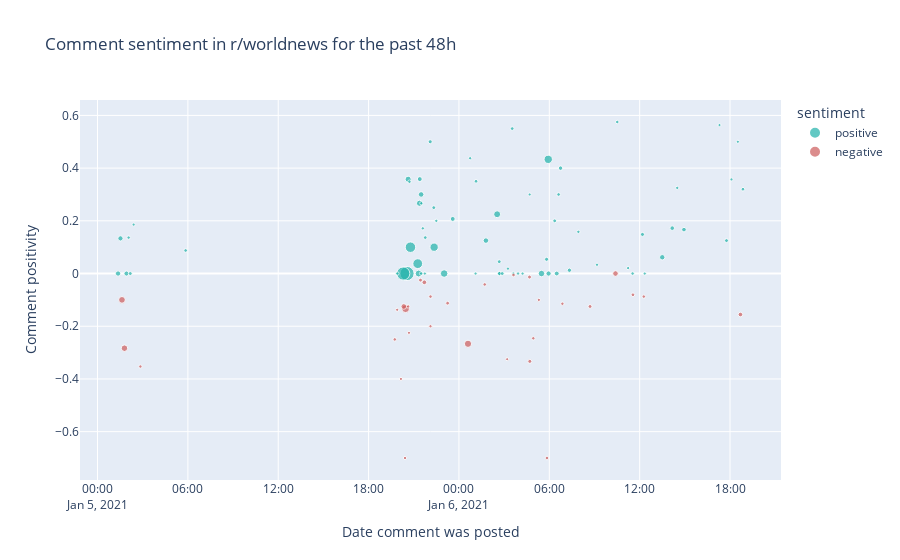

The cell this chart's notebook holds for it:
### Code cell
#make visual with plotly
px.scatter(df, x="date", # date on the x axis
               y="sentiment_polarity", # sentiment on the y axis
               hover_data=["author", "permalink", "preview"], # data to show on hover
               color_discrete_sequence=["lightseagreen", "indianred"], # colors to use
               color="sentiment", # what should the color depend on?
               size="score", # the more votes, the bigger the circle
               size_max=10, # not too big
               labels={"sentiment_polarity": "Comment positivity", "date": "Date comment was posted"}, # axis names
               title=f"Comment sentiment in r/worldnews for the past 48h", # title of figure
          )

### Figure 1 — Plotly figure (JSON) as saved in the notebook; plotly's stock layout.template omitted (floating-point values rounded to 4 significant figures; data arrays with more than 128 entries replaced by an {"elided": "..."} marker saying what was removed)
{"data": [{"customdata": {"elided": "69x3 str values"}, "hovertemplate": "sentiment=positive<br>Date comment was posted=%{x}<br>Comment positivity=%{y}<br>score=%{marker.size}<br>author=%{customdata[0]}<br>permalink=%{customdata[1]}<br>preview=%{customdata[2]}<extra></extra>", "legendgroup": "positive", "marker": {"color": "lightseagreen", "size": [2416, 2106, 1339, 1156, 844, 841, 692, 582, 576, 513, 456, 451, 378, 370, 356, 342, 333, 331, 311, 293, 290, 289, 257, 256, 242, 223, 218, 218, 201, 199, 197, 190, 183, 181, 179, 175, 174, 168, 165, 165, 163, 160, 156, 154, 151, 150, 148, 145, 140, 139, 139, 135, 135, 135, 135, 133, 131, 130, 130, 128, 128, 128, 126, 126, 118, 118, 117, 115, 115], "sizemode": "area", "sizeref": 24.16, "symbol": "circle"}, "mode": "markers", "name": "positive", "orientation": "v", "showlegend": true, "type": "scatter", "x": ["2021-01-05T20:33:16", "2021-01-05T20:17:59", "2021-01-05T20:46:47", "2021-01-05T21:15:48", "2021-01-06T05:55:47", "2021-01-05T22:21:07", "2021-01-05T23:00:58", "2021-01-06T02:32:12", "2021-01-05T21:19:28", "2021-01-06T05:28:51", "2021-01-05T21:22:54", "2021-01-05T20:37:35", "2021-01-05T21:29:24", "2021-01-06T01:47:27", "2021-01-06T13:30:04", "2021-01-05T01:21:48", "2021-01-06T05:57:09", "2021-01-05T01:31:24", "2021-01-05T01:55:21", "2021-01-05T23:35:13", "2021-01-05T21:23:56", "2021-01-06T06:29:43", "2021-01-06T14:56:33", "2021-01-06T14:09:48", "2021-01-06T06:44:51", "2021-01-06T07:20:06", "2021-01-06T02:41:18", "2021-01-06T02:42:17", "2021-01-05T22:05:28", "2021-01-06T05:49:14", "2021-01-06T12:11:11", "2021-01-05T02:10:32", "2021-01-06T02:52:26", "2021-01-06T17:46:03", "2021-01-06T02:40:33", "2021-01-06T06:21:28", "2021-01-05T22:19:47", "2021-01-06T01:08:08", "2021-01-06T18:51:33", "2021-01-06T03:32:12", "2021-01-05T21:45:47", "2021-01-05T05:51:05", "2021-01-06T06:37:03", "2021-01-05T21:29:47", "2021-01-06T11:31:59", "2021-01-06T10:30:52", "2021-01-05T19:54:27", "2021-01-05T20:42:56", "2021-01-06T03:55:31", "2021-01-05T02:03:56", "2021-01-06T03:36:52", "2021-01-05T21:36:06", "2021-01-05T22:29:55", "2021-01-06T14:29:46", "2021-01-06T07:55:53", "2021-01-05T21:30:16", "2021-01-06T00:44:31", "2021-01-06T09:10:03", "2021-01-06T11:14:04", "2021-01-05T21:44:06", "2021-01-06T04:13:31", "2021-01-06T12:20:15", "2021-01-06T01:06:15", "2021-01-06T03:15:15", "2021-01-06T18:31:15", "2021-01-06T17:18:08", "2021-01-05T02:23:55", "2021-01-06T04:41:52", "2021-01-06T18:05:50"], "xaxis": "x", "y": [0, 0, 0.1, 0.0375, 0.4333, 0.1, 3.701e-17, 0.225, 0, 0, 0.2667, 0.3579, 0.3, 0.125, 0.06167, 0, 0, 0.1333, 0, 0.2071, 0.3583, 0, 0.1667, 0.1722, 0.4, 0.0125, 0, 0, 0.5, 0.054, 0.1484, 0, 0, 0.125, 0.04497, 0.2, 0.25, 0.35, 0.32, 0.55, 0.1364, 0.0875, 0.3, 0, 0, 0.575, 0, 0.3483, 0, 0.1364, 0, 0.1714, 0.2, 0.325, 0.1583, 0.2667, 0.4375, 0.03333, 0.02067, 0, 0, 0, 0, 0.0185, 0.5, 0.5633, 0.1857, 0.3, 0.3571], "yaxis": "y"}, {"customdata": [["SpankThuMonkey", "/r/worldnews/comments/kr563k/no_τrump_wont_be_golfing_in_scotland_on/gi7wgck/", "I’ve known fellow Scots on all sides of the politi"], ["Whiskey-Weather", "/r/worldnews/comments/kr563k/no_τrump_wont_be_golfing_in_scotland_on/gi8xkwe/", "American here, seeing how the Scots feel about Tru"], ["SexLiesAndExercise", "/r/worldnews/comments/kqedv7/scottish_national_party_mp_margaret_ferrier_has/gi4sq2t/", "Likewise.\n\nAlso worth pointing out that the SNP ha"], ["Enkundae", "/r/worldnews/comments/kqedv7/scottish_national_party_mp_margaret_ferrier_has/gi4tvtt/", "“She fucked up and she was correctly held accounta"], ["maqcky", "/r/worldnews/comments/krfltw/who_team_blocked_from_entering_china_to_study/giah385/", "That's exactly what Germany did with their camps b"], ["shillyshally", "/r/worldnews/comments/kr563k/no_τrump_wont_be_golfing_in_scotland_on/gi7vb4j/", "Can he just 'stay there'? Wouldn't he need a visa "], ["domine18", "/r/worldnews/comments/kr563k/no_τrump_wont_be_golfing_in_scotland_on/gi881jm/", "He just got over half a billion from his minions t"], ["arcalumis", "/r/worldnews/comments/krsu0v/brazilian_beef_farms_used_workers_kept_in/gibwybr/", "Brazilian beef farmers also tear down rainforest l"], ["i_broke_wahoos_leg", "/r/worldnews/comments/krfltw/who_team_blocked_from_entering_china_to_study/gi9r1dd/", "Shame. Serious question, what is China's history o"], ["go_birds_72", "/r/worldnews/comments/krge72/xi_jinping_orders_chinas_military_to_be_ready_for/gi9qwii/", "I mean.. that’s what militaries are for, right?"], ["irish91", "/r/worldnews/comments/krcjyc/germany_catholic_officials_ask_reporters_for/giaaxsi/", "I'm sorry to hear this. My grandmother was the sam"], ["Xenomemphate", "/r/worldnews/comments/kr563k/no_τrump_wont_be_golfing_in_scotland_on/gi85oy8/", "The usual Trump - Promising jobs and income, faili"], ["Lev1a", "/r/worldnews/comments/kr563k/no_τrump_wont_be_golfing_in_scotland_on/gi8m56x/", "Why don't you guys both \"meet in the middle\" and j"], ["Vik1ng", "/r/worldnews/comments/krcjyc/germany_catholic_officials_ask_reporters_for/gi9y4k0/", "The church commissioned a report. Then didn't publ"], ["ratataisbest", "/r/worldnews/comments/krjuuq/new_zealands_covid_response_was_so_good_mortality/gialf7s/", "That's what happens when you shut down everything."], ["tammage", "/r/worldnews/comments/krcjyc/germany_catholic_officials_ask_reporters_for/gi9jiql/", "My dad spent years in a home run by the Catholic C"], ["BrownSugarBare", "/r/worldnews/comments/kr563k/no_τrump_wont_be_golfing_in_scotland_on/gi8bucz/", "Not surprised at all he'll attempt to flee. Howeve"], ["urjstgonnabremoved", "/r/worldnews/comments/krcjyc/germany_catholic_officials_ask_reporters_for/gi95jsq/", "&gt;Church representatives said they would show jo"], ["White_Freckles", "/r/worldnews/comments/kr563k/no_τrump_wont_be_golfing_in_scotland_on/gi7p3jb/", "He's going to deny it was his plan, \"fake news tot"], ["JohnnyZepp", "/r/worldnews/comments/krcjyc/germany_catholic_officials_ask_reporters_for/gi9skxe/", "I just don’t get it. How hard is it NOT to fuck ch"], ["SteveBored", "/r/worldnews/comments/krjuuq/new_zealands_covid_response_was_so_good_mortality/giaodci/", "I left NZ for Texas. Now my wife had to have an em"], ["bearcat42", "/r/worldnews/comments/krcjyc/germany_catholic_officials_ask_reporters_for/gia3ajh/", "The journalists will disregard the NDA, which iana"], ["wave_PhD", "/r/worldnews/comments/kr563k/no_τrump_wont_be_golfing_in_scotland_on/gi7w3wq/", "He should have been in a prison cell for obstructi"], ["babywraith", "/r/worldnews/comments/kr563k/no_τrump_wont_be_golfing_in_scotland_on/gi7y2az/", "Why do I feel like he's gonna get away with this l"], ["wodon", "/r/worldnews/comments/kqedv7/scottish_national_party_mp_margaret_ferrier_has/gi51cp2/", "It's such an insane excuse.\n\nIf she had been spott"], ["Romeo9594", "/r/worldnews/comments/kr563k/no_τrump_wont_be_golfing_in_scotland_on/gi8btxt/", "I have a feeling that while a solid chunk of that "], ["robbie-3x", "/r/worldnews/comments/kr563k/no_τrump_wont_be_golfing_in_scotland_on/gi9uyb0/", "I like the guy who bought a square foot or somethi"], ["urkldajrkl", "/r/worldnews/comments/kr4zry/china_blocks_who_investigators_access_to_wuhan/gi7tj23/", "The Pooh lies.  The Pooh is a worthless travesty o"], ["AdvancedAdvance", "/r/worldnews/comments/kr563k/no_τrump_wont_be_golfing_in_scotland_on/gi7qw2e/", "Are we surprised the man is trying to flee to a go"], ["ErikTheAngry", "/r/worldnews/comments/kr563k/no_τrump_wont_be_golfing_in_scotland_on/gi7ykgc/", "He won't talk about golf though, he'll talk shit a"], ["BanjoPanda", "/r/worldnews/comments/krb4ok/the_mother_of_a_nineyearold_boy_with_a_rare_and/gi9gfto/", "150 seizures a week jesus christ that's fucked up"]], "hovertemplate": "sentiment=negative<br>Date comment was posted=%{x}<br>Comment positivity=%{y}<br>score=%{marker.size}<br>author=%{customdata[0]}<br>permalink=%{customdata[1]}<br>preview=%{customdata[2]}<extra></extra>", "legendgroup": "negative", "marker": {"color": "indianred", "size": [749, 635, 549, 516, 379, 378, 270, 254, 194, 186, 184, 180, 171, 166, 165, 159, 150, 150, 148, 147, 143, 137, 137, 135, 134, 131, 127, 124, 121, 121, 115], "sizemode": "area", "sizeref": 24.16, "symbol": "circle"}, "mode": "markers", "name": "negative", "orientation": "v", "showlegend": true, "type": "scatter", "x": ["2021-01-05T20:27:25", "2021-01-06T00:36:02", "2021-01-05T01:37:27", "2021-01-05T01:47:21", "2021-01-06T10:23:44", "2021-01-05T20:20:11", "2021-01-05T21:42:07", "2021-01-06T18:41:31", "2021-01-06T04:42:24", "2021-01-06T04:41:11", "2021-01-06T08:42:19", "2021-01-05T21:26:51", "2021-01-05T23:14:51", "2021-01-06T05:50:49", "2021-01-06T11:33:18", "2021-01-06T03:37:25", "2021-01-05T22:06:40", "2021-01-06T01:42:43", "2021-01-05T19:44:19", "2021-01-06T04:56:15", "2021-01-06T12:16:29", "2021-01-06T06:52:12", "2021-01-05T20:25:17", "2021-01-05T20:37:37", "2021-01-05T02:50:47", "2021-01-05T22:06:36", "2021-01-06T05:18:20", "2021-01-05T20:08:53", "2021-01-05T19:53:54", "2021-01-05T20:40:54", "2021-01-06T03:12:04"], "xaxis": "x", "y": [-0.1333, -0.2667, -0.1, -0.2833, -1.85e-17, -0.125, -0.03333, -0.1556, -0.3333, -0.01339, -0.125, -0.025, -0.1125, -0.7, -0.08056, -0.005556, -0.0875, -0.04145, -0.25, -0.2458, -0.0875, -0.1146, -0.7, -0.125, -0.3529, -0.2, -0.1, -0.4, -0.1375, -0.225, -0.325], "yaxis": "y"}], "layout": {"legend": {"itemsizing": "constant", "title": {"text": "sentiment"}, "tracegroupgap": 0}, "title": {"text": "Comment sentiment in r/worldnews for the past 48h"}, "xaxis": {"anchor": "y", "domain": [0, 1], "title": {"text": "Date comment was posted"}}, "yaxis": {"anchor": "x", "domain": [0, 1], "title": {"text": "Comment positivity"}}}}
